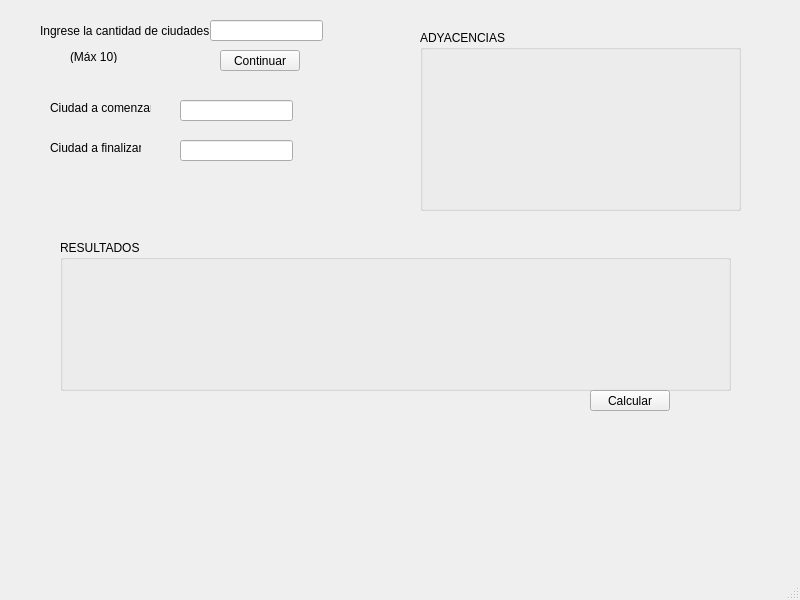
<?xml version="1.0" encoding="UTF-8"?>
<ui version="4.0">
 <class>RCWindow</class>
 <widget class="QMainWindow" name="RCWindow">
  <property name="geometry">
   <rect>
    <x>0</x>
    <y>0</y>
    <width>800</width>
    <height>600</height>
   </rect>
  </property>
  <property name="windowTitle">
   <string>MainWindow</string>
  </property>
  <widget class="QWidget" name="centralwidget">
   <widget class="QLineEdit" name="lineEdit_ciudades">
    <property name="geometry">
     <rect>
      <x>210</x>
      <y>20</y>
      <width>113</width>
      <height>21</height>
     </rect>
    </property>
   </widget>
   <widget class="QLabel" name="label_ingrciudades">
    <property name="geometry">
     <rect>
      <x>40</x>
      <y>20</y>
      <width>171</width>
      <height>21</height>
     </rect>
    </property>
    <property name="text">
     <string>Ingrese la cantidad de ciudades</string>
    </property>
   </widget>
   <widget class="QLabel" name="label_CantPerm">
    <property name="geometry">
     <rect>
      <x>70</x>
      <y>50</y>
      <width>47</width>
      <height>13</height>
     </rect>
    </property>
    <property name="text">
     <string>(Máx 10)</string>
    </property>
   </widget>
   <widget class="QPushButton" name="pushButton_ciudades">
    <property name="geometry">
     <rect>
      <x>220</x>
      <y>50</y>
      <width>80</width>
      <height>21</height>
     </rect>
    </property>
    <property name="text">
     <string>Continuar</string>
    </property>
   </widget>
   <widget class="QGroupBox" name="groupBox_2">
    <property name="geometry">
     <rect>
      <x>420</x>
      <y>30</y>
      <width>321</width>
      <height>181</height>
     </rect>
    </property>
    <property name="title">
     <string>ADYACENCIAS</string>
    </property>
    <widget class="QWidget" name="verticalLayoutWidget_2">
     <property name="geometry">
      <rect>
       <x>20</x>
       <y>29</y>
       <width>281</width>
       <height>141</height>
      </rect>
     </property>
     <layout class="QVBoxLayout" name="verticalLayout_2">
      <item>
       <layout class="QHBoxLayout" name="horizontalLayout_2">
        <item>
         <widget class="QLabel" name="label_adyacencias">
          <property name="text">
           <string/>
          </property>
         </widget>
        </item>
       </layout>
      </item>
     </layout>
    </widget>
   </widget>
   <widget class="QLabel" name="label">
    <property name="geometry">
     <rect>
      <x>50</x>
      <y>100</y>
      <width>101</width>
      <height>16</height>
     </rect>
    </property>
    <property name="text">
     <string>Ciudad a comenzar:</string>
    </property>
   </widget>
   <widget class="QLineEdit" name="lineEdit_ciudad_comienzo">
    <property name="geometry">
     <rect>
      <x>180</x>
      <y>100</y>
      <width>113</width>
      <height>21</height>
     </rect>
    </property>
   </widget>
   <widget class="QGroupBox" name="groupBox_3">
    <property name="geometry">
     <rect>
      <x>60</x>
      <y>240</y>
      <width>671</width>
      <height>151</height>
     </rect>
    </property>
    <property name="title">
     <string>RESULTADOS</string>
    </property>
    <widget class="QWidget" name="verticalLayoutWidget_3">
     <property name="geometry">
      <rect>
       <x>10</x>
       <y>30</y>
       <width>651</width>
       <height>111</height>
      </rect>
     </property>
     <layout class="QVBoxLayout" name="verticalLayout_3">
      <item>
       <widget class="QLabel" name="label_resultado">
        <property name="text">
         <string/>
        </property>
       </widget>
      </item>
     </layout>
    </widget>
   </widget>
   <widget class="QPushButton" name="pushButton_calcular">
    <property name="geometry">
     <rect>
      <x>590</x>
      <y>390</y>
      <width>80</width>
      <height>21</height>
     </rect>
    </property>
    <property name="text">
     <string>Calcular</string>
    </property>
   </widget>
   <widget class="QLabel" name="label_2">
    <property name="geometry">
     <rect>
      <x>50</x>
      <y>140</y>
      <width>91</width>
      <height>16</height>
     </rect>
    </property>
    <property name="text">
     <string>Ciudad a finalizar:</string>
    </property>
   </widget>
   <widget class="QLineEdit" name="lineEdit_ciudades_final">
    <property name="geometry">
     <rect>
      <x>180</x>
      <y>140</y>
      <width>113</width>
      <height>21</height>
     </rect>
    </property>
   </widget>
  </widget>
  <widget class="QMenuBar" name="menubar">
   <property name="geometry">
    <rect>
     <x>0</x>
     <y>0</y>
     <width>800</width>
     <height>20</height>
    </rect>
   </property>
  </widget>
  <widget class="QStatusBar" name="statusbar"/>
 </widget>
 <resources/>
 <connections/>
</ui>
